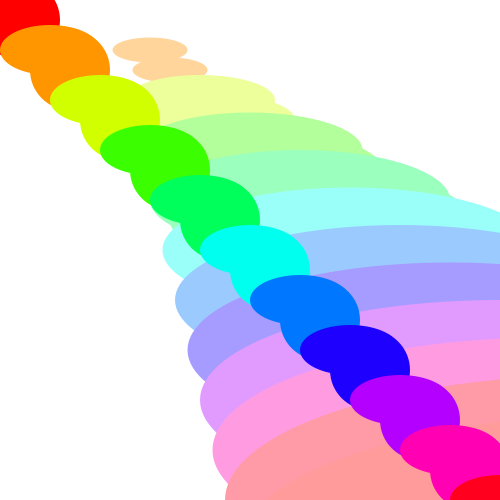
Frame 1 (no input)
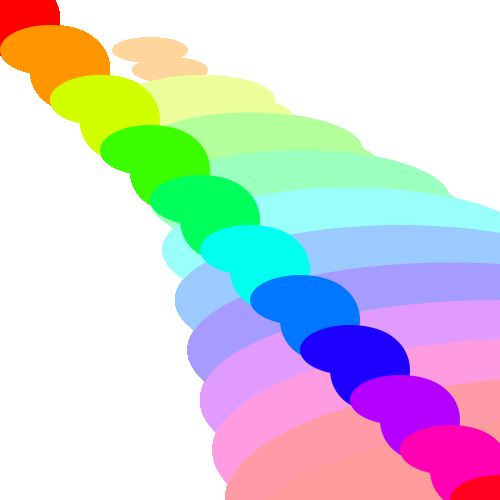
Frame 60 (the mouse pressed at the canvas centre just before this capture)
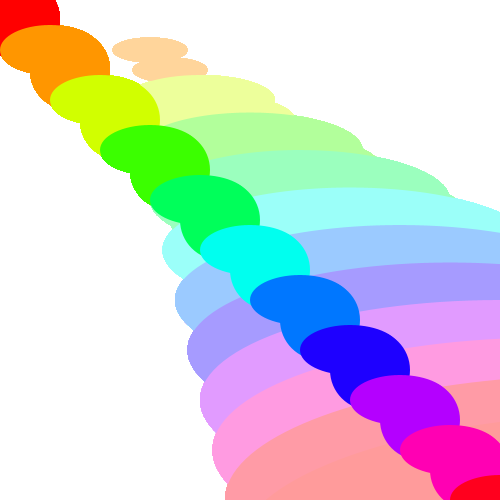
Frame 120 (the mouse held since frame 60 and released just before this capture)

The Processing sketch that drew these frames (run headless with seeded random() and noise(); from frame 60 on, the mouse is pressed at the canvas centre):

// Processing sketch: ex_21
// ── ex_21.pde
void setup (){
  size (500,500);
  background (255);
}

//21.1

void colourEllipse (int hue,int x, int y){
  noStroke ();
  colorMode (HSB);
  fill (hue, 360,360);
  ellipse (x,y,100,50);
  ellipse (x+20,y+20,80,80);
}

//21.2
void ANOTHERcolourEllipse (int HUE,int X, int Y,int z, int v){
  noStroke ();
  colorMode (HSB);
  fill (HUE, 100,300);
  ellipse (X+100,Y,z+X,v);
  ellipse (X+120,Y+20,v+X,z);
}


void draw (){
  // 21.2
  for (int k=0; k<100; k+=5)
  ANOTHERcolourEllipse (5*k,k*10,k*10,k*5,k*5);
  
  
  //21.1
  for (int i=0; i<100; i+=5)
  colourEllipse (5*i,i*10,i*10);
  
  
}
